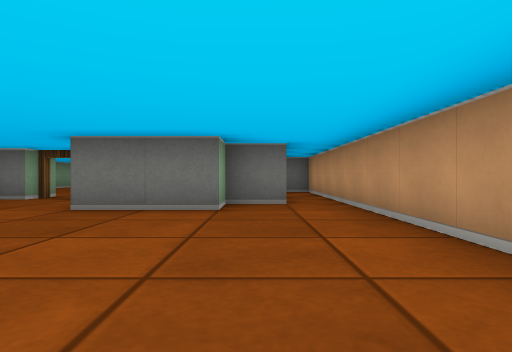
[1] (above)

22 first-person views from a walk through a cub3D level. The camera is about half as high as the walls, looks level and sees 75° across. The floor is counted in squares. Each view is taken from the middle of a square. On the plan, view 1 faces up. The plan holds only what a view shows up to about 9 squares ahead; the rest is blank.

[2]
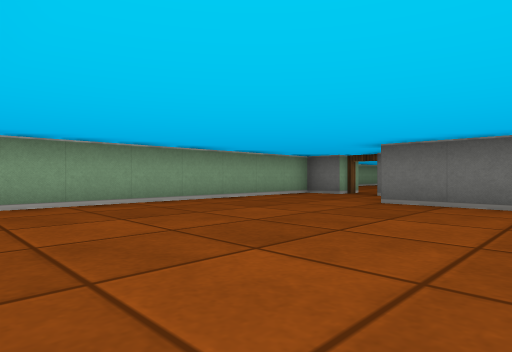

[3]
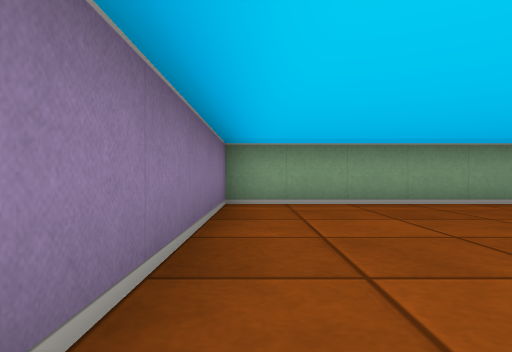

[4]
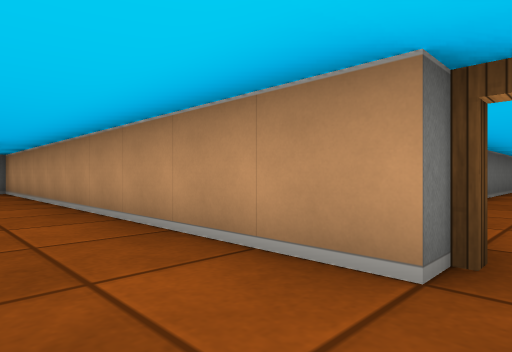

[5]
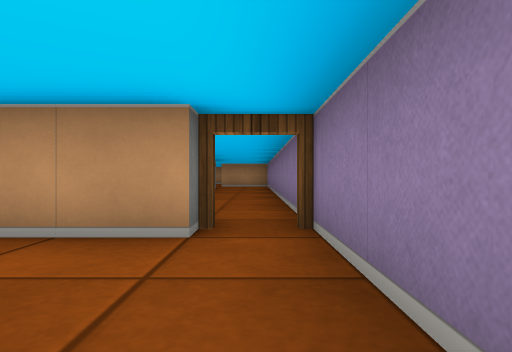

[6]
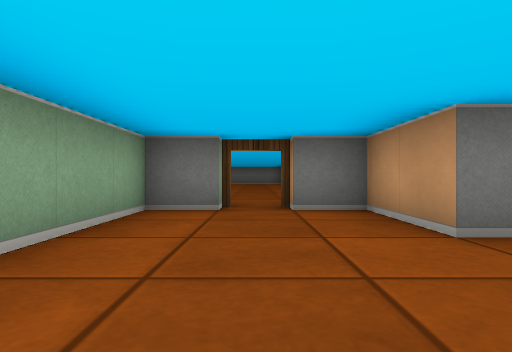

[7]
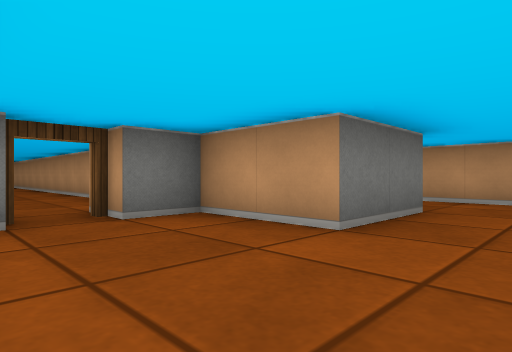

[8]
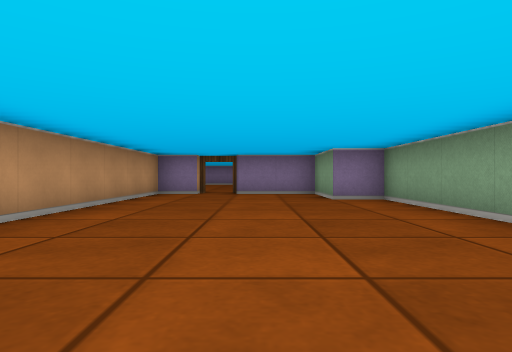

[9]
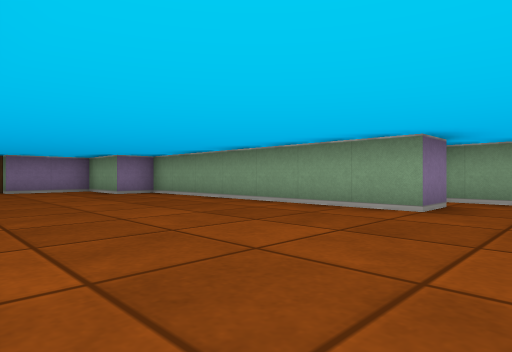

[10]
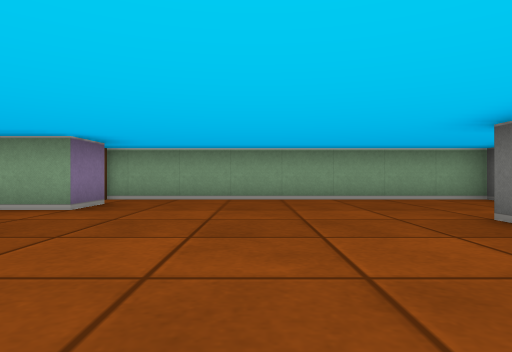

[11]
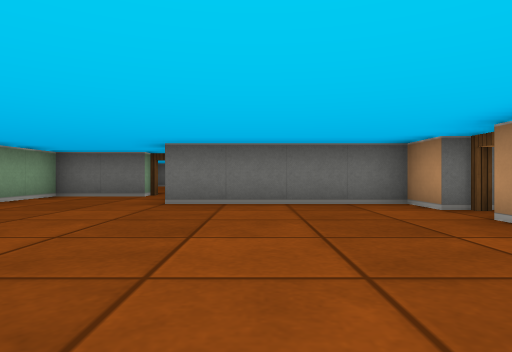

[12]
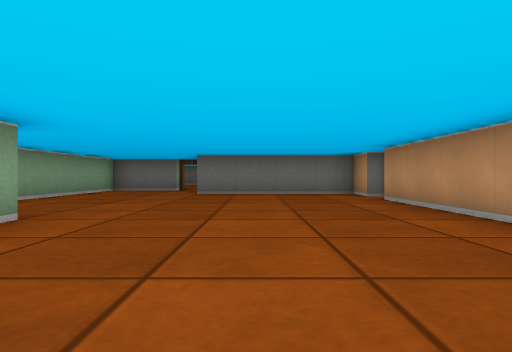

[13]
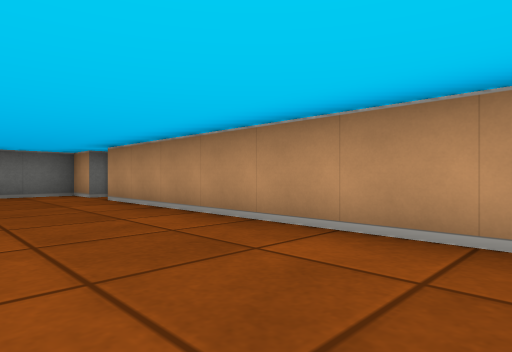

[14]
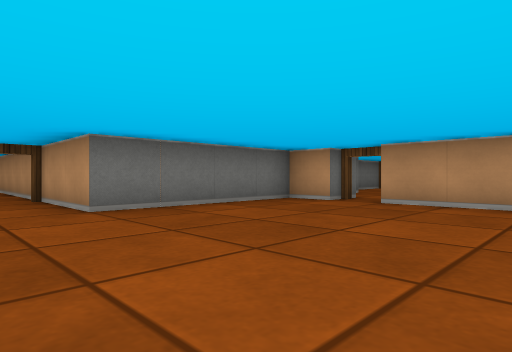

[15]
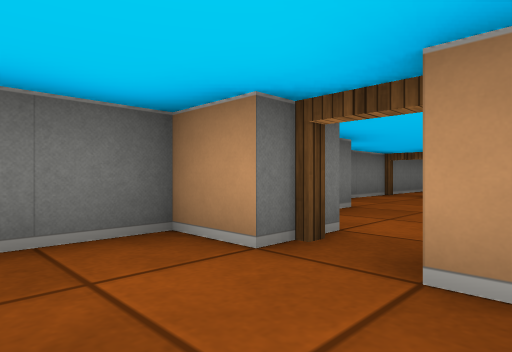

[16]
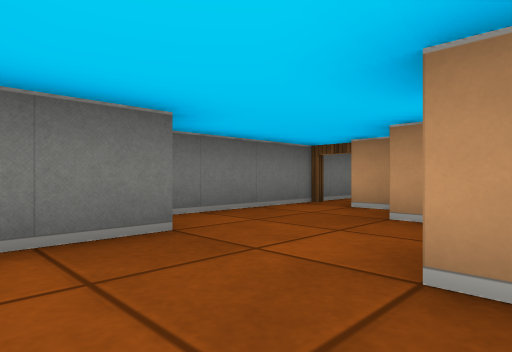

[17]
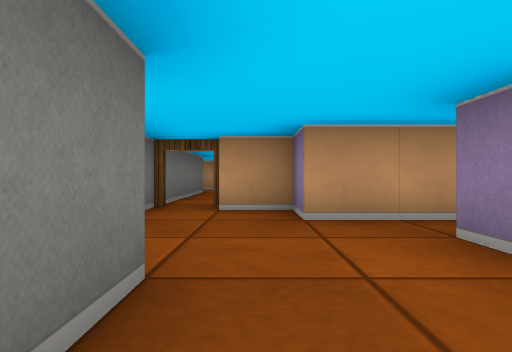

[18]
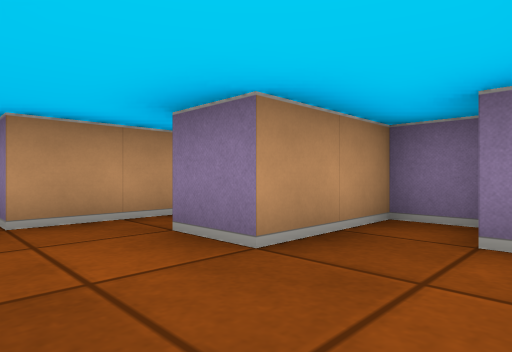

[19]
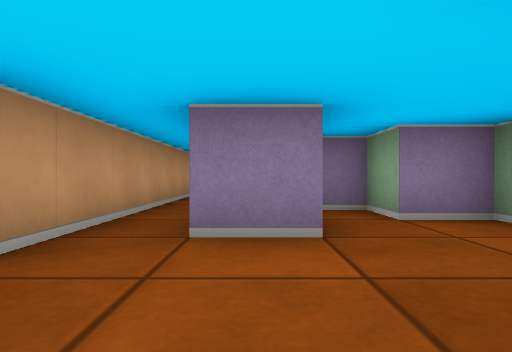

[20]
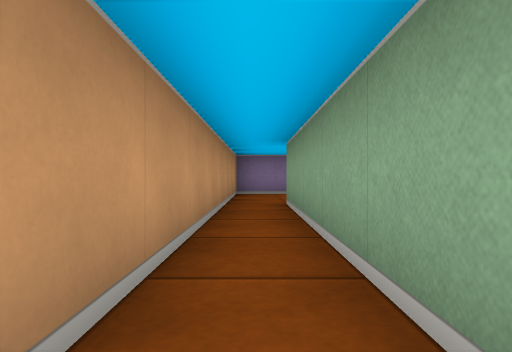

[21]
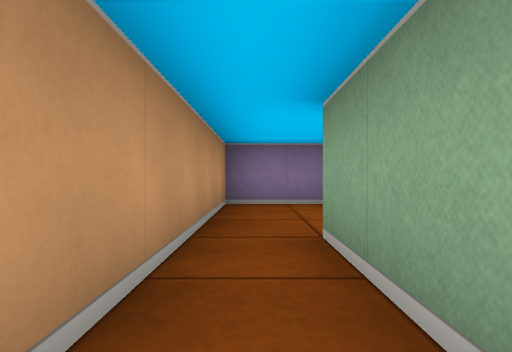

[22]
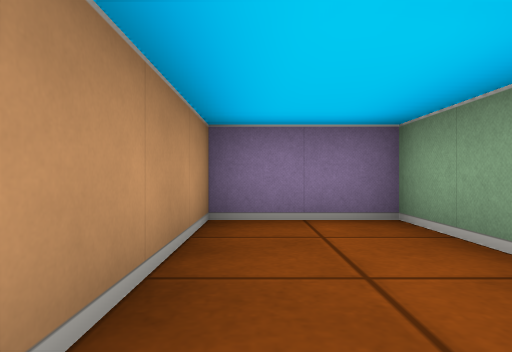

### Floor plan
Ten units are one square. View 1 is at (0, 0); x grows to the right and y downward. Boxes are objects, and circles mark ways between rooms. Rooms are numbered by the first view taken in them; rooms with no view inside come last. Other rooms are left out.
<svg viewBox="-100 -245 146 265">
<path fill="none" stroke="#000" d="M6 -55 -5 -55 -5 -45 -25 -45 -25 -65 -35 -65M-45 -65 -55 -65 -55 15 21 15M15 5 15 -95M-85 -165 -75 -165 -75 -95 -65 -95 -65 -75 -45 -75M-25 -205 -25 -215 -65 -215 -65 -240M-75 -235 -95 -235 -95 -160M-35 -75 -25 -75 -25 -195M5 -215 -8 -215M25 -195 25 -205 35 -205 35 -215M-16 -185 -5 -185 -5 -175 5 -175 5 -195 15 -195M41 -225 10 -225M5 -121 5 -105 25 -105 25 -195M15 -184 15 -135"/>
<circle cx="-40" cy="-70" r="3" fill="#2a7"/>
<circle cx="-20" cy="-200" r="3" fill="#2a7"/>
<circle cx="20" cy="-200" r="3" fill="#2a7"/>
<text x="-20" y="-30">1</text>
<text x="-60" y="-160">2</text>
<text x="10" y="-200">3</text>
<text x="20" y="-140">4</text>
</svg>
Room 1 opens to room 2. Room 2 opens to room 3. Room 3 opens to room 4.

Where each view was taken, in squares from view 1:
view 1: 0 up, 0 right, facing up
view 2: 1 down, 0 right, facing up-left
view 3: 1 down, 0 right, facing left
view 4: 1 down, 0 right, facing up-right
view 5: 1 down, 1 left, facing right
view 6: 2 up, 4 left, facing up
view 7: 3 up, 5 left, facing up-right
view 8: 16 up, 5 left, facing down
view 9: 18 up, 3 left, facing down-left
view 10: 19 up, 3 left, facing left
view 11: 16 up, 5 left, facing up
view 12: 13 up, 5 left, facing up
view 13: 13 up, 5 left, facing up-right
view 14: 17 up, 8 left, facing up-right
view 15: 19 up, 4 left, facing up-right
view 16: 19 up, 1 left, facing up-right
view 17: 21 up, 1 left, facing right
view 18: 21 up, 1 left, facing down-right
view 19: 22 up, 1 right, facing down
view 20: 19 up, 2 right, facing down
view 21: 16 up, 2 right, facing down
view 22: 14 up, 2 right, facing down
